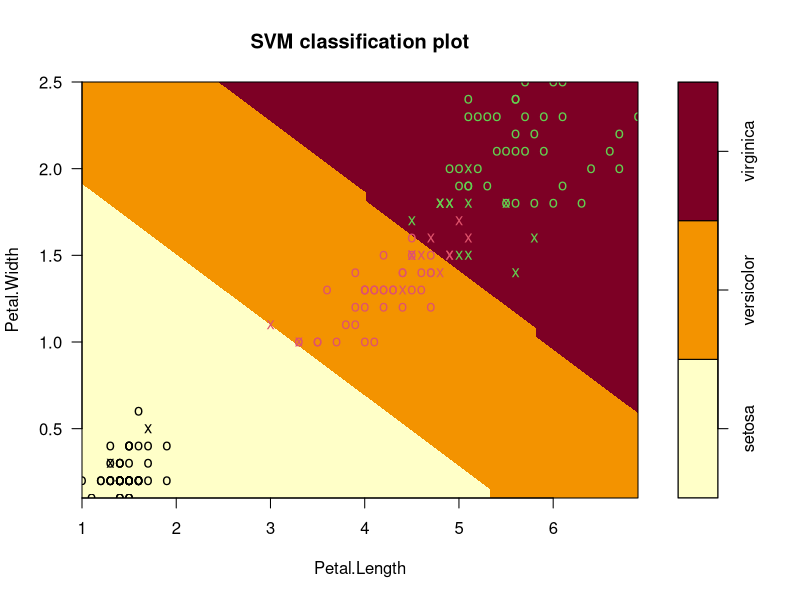
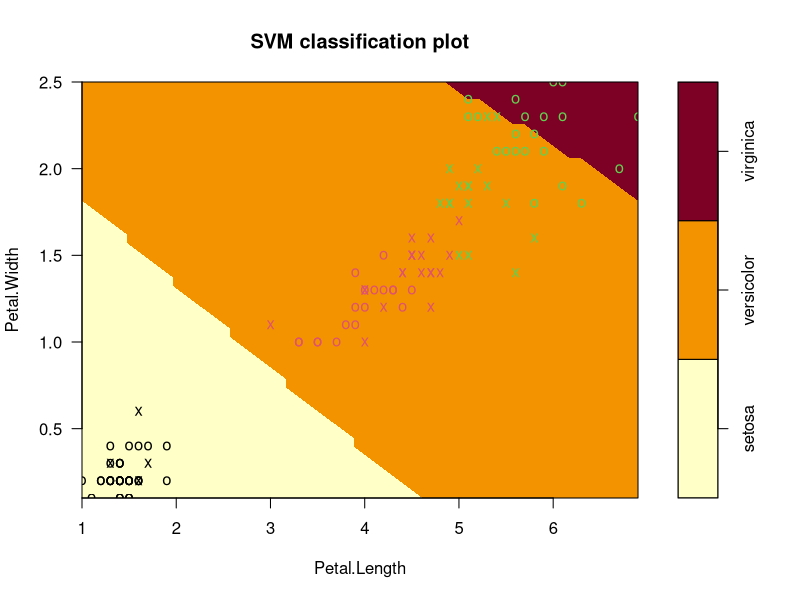
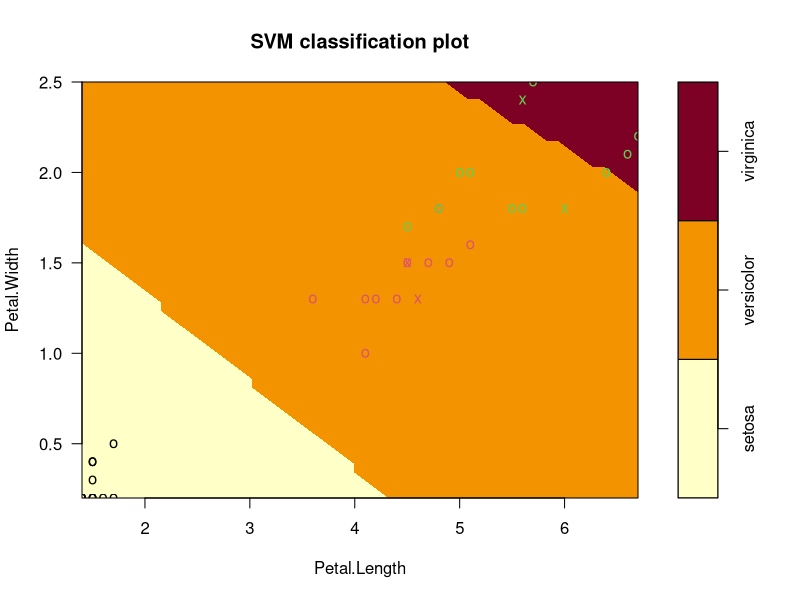

Recreate these plots in R, in order. (Note: this script raises an error after producing the figures.)
install.packages("e1071")
install.packages(caTools)
library(e1071) #svm function
library(caTools) #split function

# Performing SVM model on the whole data
svm_model = svm(Species ~ ., data=iris, kernel="linear") #change kernel to radial, polynomial,...
plot(svm_model, data=iris, Petal.Width~Petal.Length, slice = list(Sepal.Width=3, Sepal.Length=4))
#Note: Since we're visualizing the effect of the petal length & petal width (as predictor variables) on the response, the slice list function is used for keeping the other variable i.e. sepal length & sepal width constant at the specified values.
pred = predict(svm_model,iris)
tab = table(Predicted=pred, Actual = iris$Species)
tab
acc=sum(diag(tab)/sum(tab)) #accuracy of the model
acc

#Performing the model on Split data
#Splitting the data into training set & test set
set.seed(123) #OPTIONAL .. setting a seed using set.seed(). Seeds allow you to create a starting point for randomly generated numbers, so that each time your code is run the same answer is generated.
#The advantage of doing this in your sampling is that you or anyone else can recreate the exact same training and test sets by using the same seed. 
split = sample.split(iris$Species, SplitRatio = 0.75) #common split ratios : 0.7:0.8
training_set = subset(iris, split == TRUE)
test_set = subset(iris, split == FALSE)
View(training_set)
View(test_set)

# Fitting SVM to the Training set
svm = svm(Species ~ ., data = training_set, kernel = 'polynomial') #change kernel to radial,linear,..
svm #to view the characteristics of the svm model

# Predicting the Test set results
y_pred = predict(svm, test_set)
tab = table(Predicted=y_pred, Actual =test_set$Species)
tab

plot(svm, Petal.Width ~ Petal.Length, data = training_set,slice = list(Sepal.Width=3, Sepal.Length=4))
plot(svm, Petal.Width ~ Petal.Length, data = test_set,slice = list(Sepal.Width=3, Sepal.Length=4))

acc=sum(diag(tab)/sum(tab))
acc

##Other way to make training and test set
train=sample(150,100)  #100 random numbers from 1:150 to use it as index
sv=svm(Species~.,data=d[train,]) #SVM Radial basis default
pr=predict(sv,d[-train,1:4]) #prediction on test set
cm=table(d[-train,5],pr)
acc=sum(diag(cm))/sum(cm)
acc 
err=1-acc

##Some notes :
#in some data you may need to scale the data ( Normalize with mean=0 and SD=1 )
d=iris
d[,-5]=scale(d[,-5])
#and if the classification culomn need to verify as levels
d$Species=factor(d$Species)

#Adding a new data point and predicting its class
NewFlower=data.frame(5.4,3.7,5.2,2,"Unknown")
names(NewFlower)=c("Sepal.Length", "Sepal.Width", "Petal.Length", "Petal.Width","Species")
rbind(iris,NewFlower) #Adding a new data point to an existing data frame
predict(svm, NewFlower) #predicting the class of the new data point
tab=table(Predicted=pred1, Actual=NewFlower$Species)
tab
